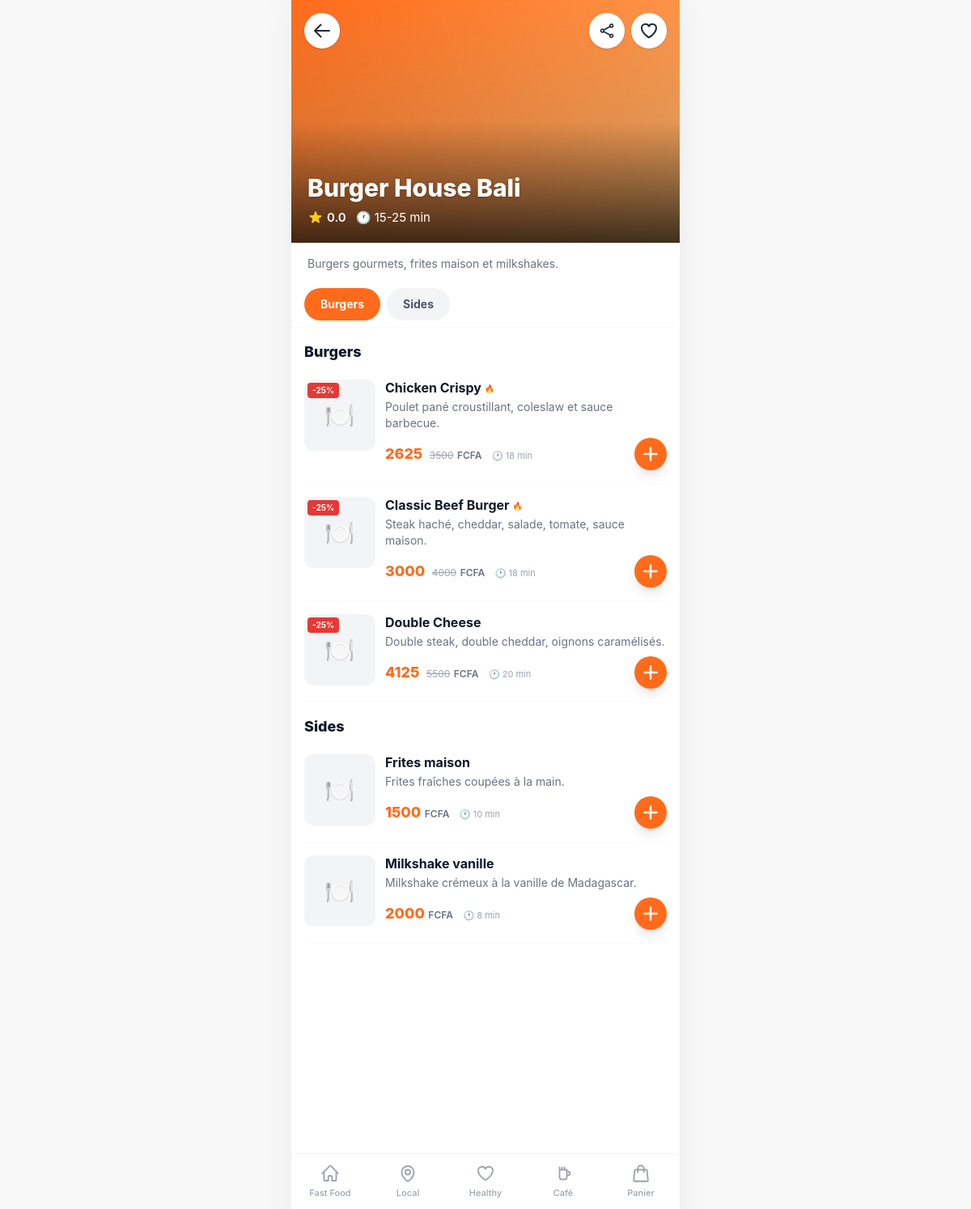
/restaurant/burger-house-bali/, run on the app's committed database.
### apps/restaurants/models.py (models this page shows, shortened)
class Restaurant(TimeStampedModel):
    owner = models.ForeignKey(
        settings.AUTH_USER_MODEL, on_delete=models.CASCADE, related_name="restaurants")
    name = models.CharField(max_length=140)
    slug = models.SlugField(max_length=160, unique=True, blank=True)
    share_token = models.CharField(max_length=22, unique=True, blank=True, db_index=True)
    tagline = models.CharField(max_length=60, blank=True,
                               help_text="Badge ex: Cuisine Locale / Premium")
    bio = models.TextField(blank=True, help_text="Description / bio du restaurant")
    logo = models.ImageField(upload_to="restaurants/logos/", blank=True, null=True)
    cover_image = models.ImageField(upload_to="restaurants/covers/", blank=True, null=True)
    categories = models.ManyToManyField(Category, blank=True, related_name="restaurants")
    neighborhood = models.CharField(max_length=80, blank=True,
                                    help_text="Quartier ex: Bonanjo, Akwa, Bonapriso, Bali")
    city = models.CharField(max_length=80, default="Douala")
    address = models.CharField(max_length=255, blank=True)
    lat = models.FloatField(null=True, blank=True)
    lng = models.FloatField(null=True, blank=True)
    delivery_fee = models.PositiveIntegerField(default=500, help_text="Frais livraison en FCFA")
    delivery_time_min = models.PositiveSmallIntegerField(default=20)
    delivery_time_max = models.PositiveSmallIntegerField(default=40)
    min_order = models.PositiveIntegerField(default=0)
    brand_color = models.CharField(max_length=9, default="#FF6B1A")
    accent_color = models.CharField(max_length=9, default="#FFF1E8")
    is_pro = models.BooleanField(default=False, help_text="Badge Pro")
    is_premium = models.BooleanField(default=False)
    is_featured = models.BooleanField(default=False, help_text="A la une")
    is_active = models.BooleanField(default=True)
    rating = models.DecimalField(max_digits=3, decimal_places=1, default=0)
    rating_count = models.PositiveIntegerField(default=0)
    orders_count = models.PositiveIntegerField(default=0)
    phone = models.CharField(max_length=20, blank=True)
    class Meta:
        ordering = ["-is_featured", "-rating"]
        indexes = [models.Index(fields=["slug"]), models.Index(fields=["share_token"])]
    @property
    def delivery_time_label(self):
        return f"{self.delivery_time_min}-{self.delivery_time_max} min"
    @property
    def rating_label(self):
        return f"{self.rating:.1f}"
    @property
    def is_elite(self):
        return self.rating >= 4.8

class MenuSection(models.Model):
    restaurant = models.ForeignKey(Restaurant, on_delete=models.CASCADE, related_name="sections")
    name = models.CharField(max_length=100)
    order = models.PositiveSmallIntegerField(default=0)
    class Meta:
        ordering = ["order", "id"]

class Dish(TimeStampedModel):
    restaurant = models.ForeignKey(Restaurant, on_delete=models.CASCADE, related_name="dishes")
    section = models.ForeignKey(MenuSection, on_delete=models.SET_NULL, null=True, blank=True,
                                related_name="dishes")
    category = models.ForeignKey(Category, on_delete=models.SET_NULL, null=True, blank=True,
                                 related_name="dishes")
    name = models.CharField(max_length=140)
    description = models.TextField(blank=True)
    price = models.PositiveIntegerField(help_text="Prix en FCFA")
    prep_time = models.PositiveSmallIntegerField(default=20, help_text="Temps de preparation (min)")
    image = models.ImageField(upload_to="dishes/", blank=True, null=True)
    video = models.FileField(upload_to="dishes/videos/", blank=True, null=True)
    is_available = models.BooleanField(default=True)
    is_popular = models.BooleanField(default=False)
    orders_count = models.PositiveIntegerField(default=0)
    class Meta:
        ordering = ["section__order", "-is_popular", "name"]
        indexes = [models.Index(fields=["restaurant", "is_available"])]
    @property
    def active_promo(self):
        from apps.promotions.models import Promotion
        from django.utils import timezone
        now = timezone.now()
        return (self.promotions.filter(
            is_active=True, starts_at__lte=now, ends_at__gte=now).first())
    @property
    def current_price(self):
        promo = self.active_promo
        if promo:
            return promo.apply_to(self.price)
        return self.price
    @property
    def has_promo(self):
        return self.active_promo is not None

### apps/promotions/models.py (models this page shows, shortened)
class Promotion(TimeStampedModel):
    class DiscountType(models.TextChoices):
        PERCENT = "percent", "Pourcentage (-X%)"
        AMOUNT = "amount", "Reduction fixe (-X FCFA)"
        FIXED_PRICE = "fixed_price", "Prix promo (X FCFA)"
    restaurant = models.ForeignKey(Restaurant, on_delete=models.CASCADE, related_name="promotions")
    title = models.CharField(max_length=120, help_text="Theme de la promo ex: Black Friday")
    description = models.TextField(blank=True)
    discount_type = models.CharField(max_length=12, choices=DiscountType.choices,
                                     default=DiscountType.PERCENT)
    discount_value = models.PositiveIntegerField(
        help_text="% (ex 50, 75), montant FCFA, ou prix promo selon le type")
    dishes = models.ManyToManyField(Dish, related_name="promotions", blank=True)
    banner_color = models.CharField(max_length=9, default="#E53935")
    starts_at = models.DateTimeField(default=timezone.now)
    ends_at = models.DateTimeField()
    is_active = models.BooleanField(default=True)
    class Meta:
        ordering = ["-starts_at"]
    @property
    def label(self):
        if self.discount_type == self.DiscountType.PERCENT:
            return f"-{self.discount_value}%"
        if self.discount_type == self.DiscountType.AMOUNT:
            return f"-{self.discount_value} FCFA"
        return f"{self.discount_value} FCFA"
    def apply_to(self, price):
        if self.discount_type == self.DiscountType.PERCENT:
            return max(0, round(price * (100 - self.discount_value) / 100))
        if self.discount_type == self.DiscountType.AMOUNT:
            return max(0, price - self.discount_value)
        return self.discount_value

### apps/restaurants/views.py (the view)
# urls.py: path("restaurant/<slug:slug>/", views.restaurant_detail, name="detail"),
def restaurant_detail(request, slug):
    resto = get_object_or_404(Restaurant.objects.prefetch_related("sections", "dishes"),
                              slug=slug, is_active=True)
    sections = resto.sections.prefetch_related("dishes").all()
    unsectioned = resto.dishes.filter(section__isnull=True, is_available=True)
    context = {
        "resto": resto,
        "sections": sections,
        "unsectioned": unsectioned,
        "reviews": resto.reviews.select_related("customer")[:10],
        "cart_count": _cart_count(request),
    }
    return render(request, "client/restaurant_detail.html", context)

### apps/core/context_processors.py (called while the page is built)
def brand(request):
    unread = 0
    if request.user.is_authenticated:
        unread = request.user.notifications.filter(is_read=False).count()
    return {
        "BRAND_NAME": "ONE EAT",
        "CURRENCY": settings.CURRENCY,
        "DEFAULT_CITY": settings.DEFAULT_CITY,
        "DOUALA_CENTER": settings.DOUALA_CENTER,
        "VAPID_PUBLIC_KEY": settings.VAPID_PUBLIC_KEY,
        "unread_notifications": unread,
    }

### apps/restaurants/views.py (called while the page is built)
def _cart_count(request):
    return sum(i.get("qty", 0) for i in request.session.get("cart", {}).values())

### templates/client/restaurant_detail.html (shortened to what this page needs)
{% extends "client/base.html" %}
{% load static %}
{% block content %}
<div x-data="{ section: '{% if sections.0 %}sec-{{ sections.0.id }}{% endif %}', fav:false }">
  <div class="relative h-[300px] bg-gray-200">
    {% if resto.cover_image %}<img src="{{ resto.cover_image.url }}" class="w-full h-full object-cover">
    {% elif resto.logo %}<img src="{{ resto.logo.url }}" class="w-full h-full object-cover">
    {% else %}<div class="w-full h-full bg-gradient-to-br from-brand to-orange-300"></div>{% endif %}
    <div class="absolute inset-0 bg-gradient-to-t from-black/75 via-black/10"></div>
    <div class="absolute top-4 left-4 right-4 flex items-center justify-between">
      <a href="{% url 'core:home' %}" class="w-11 h-11 rounded-full bg-white flex items-center justify-center shadow">
        <svg class="w-6 h-6 text-gray-800" fill="none" stroke="currentColor" stroke-width="2" viewBox="0 0 24 24"><path stroke-linecap="round" stroke-linejoin="round" d="M10.5 19.5L3 12m0 0l7.5-7.5M3 12h18"/></svg>
      </a>
      <div class="flex gap-2">
        <a href="{% url 'restaurants:share' resto.share_token %}" class="w-11 h-11 rounded-full bg-white flex items-center justify-center shadow">
        </a>
        <button @click="fav=!fav" class="w-11 h-11 rounded-full bg-white flex items-center justify-center shadow">
        </button>
      </div>
    </div>
    <div class="absolute bottom-5 left-5 right-5 text-white">
      <h1 class="text-3xl font-extrabold drop-shadow">{{ resto.name }}</h1>
      <div class="flex items-center gap-3 mt-2 text-[15px]">
        <span class="flex items-center gap-1 font-semibold">
          {{ resto.rating_label }} {% if resto.is_elite %}<span class="text-yellow-300 font-bold">élite</span>{% endif %}
        </span>
        <span class="flex items-center gap-1">🕐 {{ resto.delivery_time_label }}</span>
      </div>
    </div>
  </div>
  {% if resto.bio %}<p class="px-5 pt-4 text-sm text-gray-500">{{ resto.bio }}</p>{% endif %}
  {% if sections %}
  <div class="sticky top-0 bg-white z-30 pt-3 pb-2 mt-2 border-b border-gray-50">
    <div class="flex gap-2 overflow-x-auto no-scrollbar px-4">
      {% for s in sections %}
      <button @click="section='sec-{{ s.id }}'; document.getElementById('sec-{{ s.id }}').scrollIntoView({behavior:'smooth',block:'start'})"
              :class="section==='sec-{{ s.id }}' ? 'text-white' : 'bg-gray-100 text-gray-600'"
              :style="section==='sec-{{ s.id }}' ? 'background:{{ resto.brand_color }}' : ''"
              class="flex-shrink-0 px-5 py-2.5 rounded-full text-sm font-bold transition">{{ s.name }}</button>
      {% endfor %}
    </div>
  </div>
  {% endif %}
  <div class="px-4 pb-6">
    {% for s in sections %}
    <div id="sec-{{ s.id }}" class="pt-4 scroll-mt-20">
      <h2 class="font-extrabold text-lg text-gray-900 mb-1">{{ s.name }}</h2>
      {% for dish in s.dishes.all %}{% if dish.is_available %}
        {% include "client/_dish_row.html" with dish=dish %}
      {% endif %}{% endfor %}
    </div>
    {% endfor %}
  </div>
</div>
{% endblock %}

### templates/client/_dish_row.html
{% load static %}
<div class="flex gap-3 py-4 border-b border-gray-50">
  <div class="w-[88px] h-[88px] rounded-xl overflow-hidden bg-gray-100 flex-shrink-0 relative">
    {% if dish.image %}<img src="{{ dish.image.url }}" class="w-full h-full object-cover" alt="{{ dish.name }}">
    {% else %}<div class="w-full h-full flex items-center justify-center text-3xl">🍽️</div>{% endif %}
    {% if dish.has_promo %}<span class="absolute top-1 left-1 text-[10px] font-bold text-white px-1.5 py-0.5 rounded" style="background:{{ dish.active_promo.banner_color }}">{{ dish.active_promo.label }}</span>{% endif %}
  </div>
  <div class="flex-1 min-w-0">
    <h3 class="font-bold text-gray-900 leading-tight">{{ dish.name }}
      {% if dish.is_popular %}<span class="text-[10px] align-middle">🔥</span>{% endif %}</h3>
    <p class="text-sm text-gray-500 mt-1 line-clamp-2">{{ dish.description }}</p>
    <div class="flex items-center justify-between mt-2">
      <div>
        {% if dish.has_promo %}
          <span class="text-lg font-extrabold" style="color:{{ dish.restaurant.brand_color }}">{{ dish.current_price }}</span>
          <span class="text-xs text-gray-400 line-through ml-1">{{ dish.price }}</span>
          <span class="text-xs font-semibold text-gray-500">{{ CURRENCY }}</span>
        {% else %}
          <span class="text-lg font-extrabold" style="color:{{ dish.restaurant.brand_color }}">{{ dish.price }}</span>
          <span class="text-xs font-semibold text-gray-500">{{ CURRENCY }}</span>
        {% endif %}
        <span class="text-[11px] text-gray-400 ml-2">🕐 {{ dish.prep_time }} min</span>
      </div>
      <button data-add-cart="{{ dish.id }}"
              class="w-10 h-10 rounded-full text-white flex items-center justify-center shadow-lg active:scale-90 transition"
              style="background:{{ dish.restaurant.brand_color }}">
        <svg class="w-6 h-6" fill="none" stroke="currentColor" stroke-width="2.5" viewBox="0 0 24 24"><path stroke-linecap="round" stroke-linejoin="round" d="M12 4.5v15m7.5-7.5h-15"/></svg>
      </button>
    </div>
  </div>
</div>

### templates/base.html (style rules this page uses)
html,body { -webkit-tap-highlight-color:transparent; }
body { font-family:'Inter',system-ui,sans-serif; background:#f8f8f8; }
.no-scrollbar { -ms-overflow-style:none; scrollbar-width:none; }

### data on the page
Restaurant: name "Burger House Bali", rating_label "0.0", delivery_time_label "15-25 min", bio "Burgers gourmets, frites maison et milkshakes."
MenuSection: name "Burgers"
MenuSection: name "Sides"
Dish: active_promo.label "-25%", name "Chicken Crispy", description "Poulet pané croustillant, coleslaw et sauce barbecue.", current_price "2625", price "3500", CURRENCY "FCFA", prep_time "18"
Dish: active_promo.label "-25%", name "Classic Beef Burger", description "Steak haché, cheddar, salade, tomate, sauce maison.", current_price "3000", price "4000", CURRENCY "FCFA", prep_time "18"
Dish: active_promo.label "-25%", name "Double Cheese", description "Double steak, double cheddar, oignons caramélisés.", current_price "4125", price "5500", CURRENCY "FCFA", prep_time "20"
Dish: name "Frites maison", description "Frites fraîches coupées à la main.", price "1500", CURRENCY "FCFA", prep_time "10"
Dish: name "Milkshake vanille", description "Milkshake crémeux à la vanille de Madagascar.", price "2000", CURRENCY "FCFA", prep_time "8"
